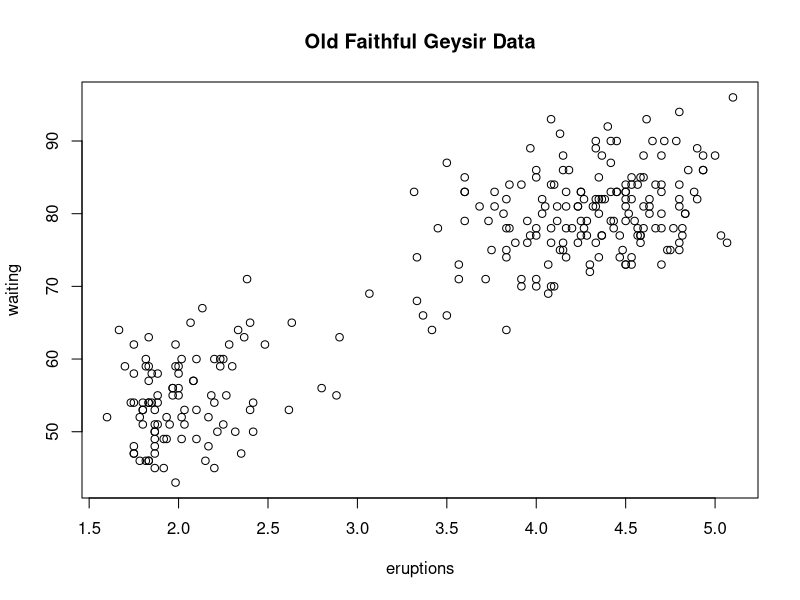

The R script that drew this image:
## GRAPHICS DEVICES IN R (PART 2)

## 2 Basic types of file devices:
## - vector files: .pdf, .svg, .xml etc. <- most useful for line graphics. Portable and resize well
## - bitmap files: .png, .jpg, .tiff etc. <- most useful for images or complex presentations. Use pixels to represent. Do not resize well.

## Functionality around graphics devices:
## - possible to open multiple at once for viewing
## - can only write one at a time
## - currently open graphics devices are called with dev.cur()
dev.cur() ## returns integer of currently active graphics device

## - you can set the current graphics device by calling dev.set(<integer>)
dev.set(3)
dev.cur()

## plots can be copied from one device to another using dev.copy
library(datasets)
with(faithful, plot(eruptions, waiting))
title(main = 'Old Faithful Geysir Data')
## dev.copy(png, file = 'geysirplot.png')
dev.off()

## dev.copy2pdf() conducts the same operation explicitly to a pdf file

